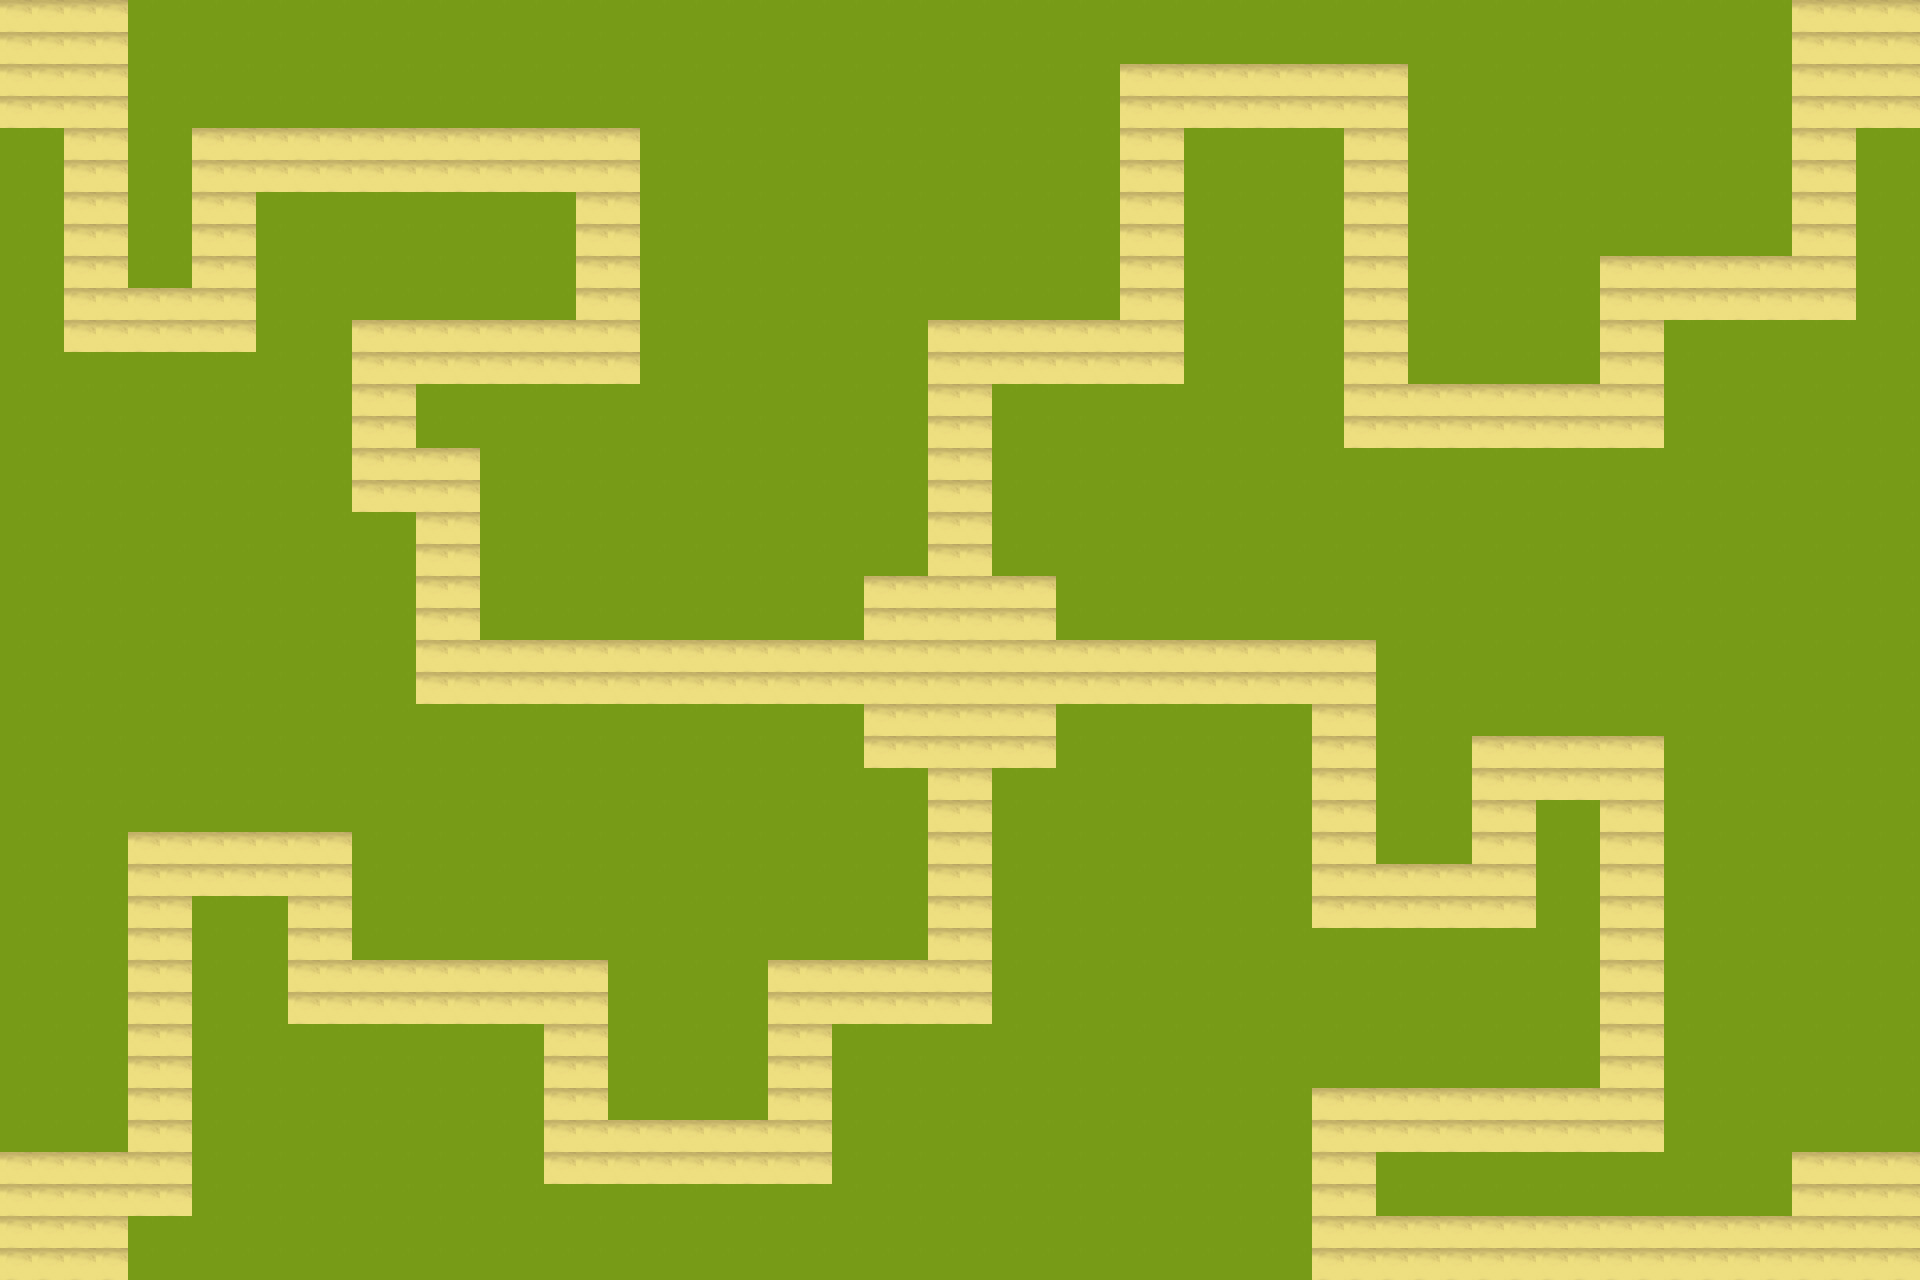

Rendered tile map (Tiled .tmx) drawn with the repository's tilesets; below, a short description and the map source with its tile grids summarised:
An orthogonal 60x40 tile map with 32x32 px tiles, 1 tile layer (Ground).

<map version="1.0" tiledversion="1.1.3" orientation="orthogonal" renderorder="right-down" width="60" height="40" tilewidth="32" tileheight="32" infinite="0" nextobjectid="1">
 <tileset firstgid="1" name="map" tilewidth="32" tileheight="32" tilecount="150" columns="15">
  <image source="map.jpg" width="480" height="320" />
  <terraintypes>
   <terrain name="草地" tile="97">
    <properties>
     <property name="type" value="meadow" />
    </properties>
   </terrain>
   <terrain name="高地" tile="54">
    <properties>
     <property name="type" value="meadow" />
    </properties>
   </terrain>
   <terrain name="土地" tile="42">
    <properties>
     <property name="type" value="ground" />
    </properties>
   </terrain>
  </terraintypes>
  <tile id="42" terrain="2,2,2,2">
   <properties>
    <property name="type" value="ground" />
   </properties>
  </tile>
  <tile id="54" terrain="1,1,1,1" />
  <tile id="97" terrain="0,0,0,0">
   <properties>
    <property name="type" value="meadow" />
   </properties>
  </tile>
 </tileset>
 <layer name="Ground" width="60" height="40">
  <data>[2400 cells, 2400 non-empty, 2 distinct tile ids]</data>
 </layer>
</map>
